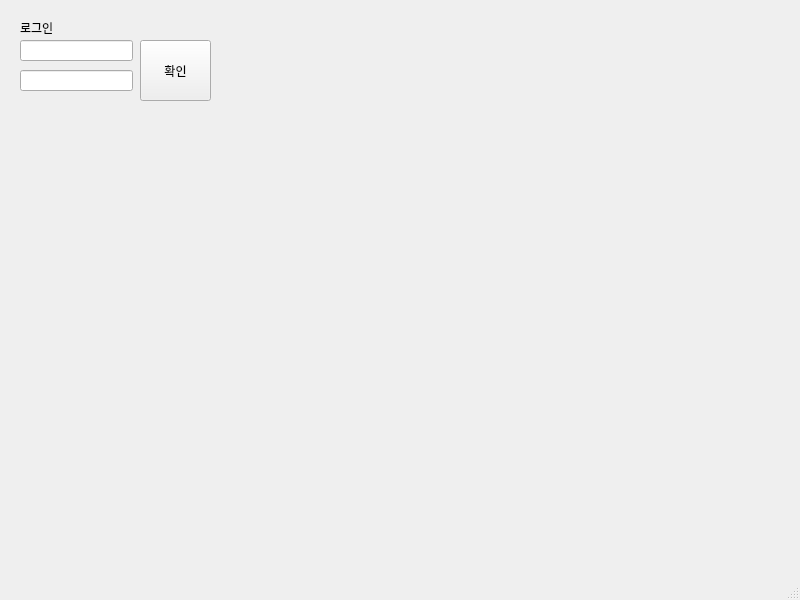
<?xml version="1.0" encoding="UTF-8"?>
<ui version="4.0">
 <class>MainWindow</class>
 <widget class="QMainWindow" name="MainWindow">
  <property name="geometry">
   <rect>
    <x>0</x>
    <y>0</y>
    <width>800</width>
    <height>600</height>
   </rect>
  </property>
  <property name="windowTitle">
   <string>MainWindow</string>
  </property>
  <widget class="QWidget" name="centralwidget">
   <widget class="QPushButton" name="loginButton">
    <property name="geometry">
     <rect>
      <x>140</x>
      <y>40</y>
      <width>71</width>
      <height>61</height>
     </rect>
    </property>
    <property name="text">
     <string>확인</string>
    </property>
   </widget>
   <widget class="QLabel" name="label">
    <property name="geometry">
     <rect>
      <x>20</x>
      <y>20</y>
      <width>59</width>
      <height>16</height>
     </rect>
    </property>
    <property name="text">
     <string>로그인</string>
    </property>
   </widget>
   <widget class="QLineEdit" name="usernameLine">
    <property name="geometry">
     <rect>
      <x>20</x>
      <y>40</y>
      <width>113</width>
      <height>21</height>
     </rect>
    </property>
   </widget>
   <widget class="QLineEdit" name="passwordLine">
    <property name="geometry">
     <rect>
      <x>20</x>
      <y>70</y>
      <width>113</width>
      <height>21</height>
     </rect>
    </property>
   </widget>
  </widget>
  <widget class="QMenuBar" name="menubar">
   <property name="geometry">
    <rect>
     <x>0</x>
     <y>0</y>
     <width>800</width>
     <height>22</height>
    </rect>
   </property>
  </widget>
  <widget class="QStatusBar" name="statusbar"/>
 </widget>
 <resources/>
 <connections/>
</ui>
